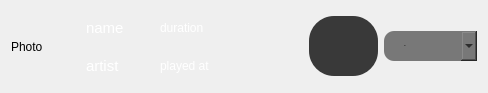
<?xml version="1.0" encoding="UTF-8"?>
<ui version="4.0">
 <class>WidgetItem</class>
 <widget class="QWidget" name="WidgetItem">
  <property name="geometry">
   <rect>
    <x>0</x>
    <y>0</y>
    <width>488</width>
    <height>93</height>
   </rect>
  </property>
  <property name="windowTitle">
   <string>Form</string>
  </property>
  <property name="windowOpacity">
   <double>0.000000000000000</double>
  </property>
  <property name="autoFillBackground">
   <bool>true</bool>
  </property>
  <property name="styleSheet">
   <string notr="true"/>
  </property>
  <layout class="QHBoxLayout" name="horizontalLayout">
   <item>
    <widget class="QLabel" name="photo">
     <property name="toolTip">
      <string>&lt;html&gt;&lt;head/&gt;&lt;body&gt;&lt;p&gt;&lt;span style=&quot; color:#000000;&quot;&gt;Song's artwork&lt;/span&gt;&lt;/p&gt;&lt;/body&gt;&lt;/html&gt;</string>
     </property>
     <property name="text">
      <string>Photo</string>
     </property>
    </widget>
   </item>
   <item>
    <layout class="QVBoxLayout" name="verticalLayout">
     <item>
      <widget class="QLabel" name="name">
       <property name="toolTip">
        <string>Song name</string>
       </property>
       <property name="styleSheet">
        <string notr="true">color: white;
font-style: '://resources/fonts/Gotham-Thin.otf';
font-family: 'Gotham';
font-size: 15px;
</string>
       </property>
       <property name="text">
        <string>name</string>
       </property>
      </widget>
     </item>
     <item>
      <widget class="QLabel" name="artist">
       <property name="toolTip">
        <string>&lt;html&gt;&lt;head/&gt;&lt;body&gt;&lt;p&gt;&lt;span style=&quot; color:#000000;&quot;&gt;Artist name&lt;/span&gt;&lt;/p&gt;&lt;/body&gt;&lt;/html&gt;</string>
       </property>
       <property name="styleSheet">
        <string notr="true">color: white;
font-style: '://resources/fonts/Gotham-Thin.otf';
font-family: 'Gotham';
font-size: 15px;
</string>
       </property>
       <property name="text">
        <string>artist</string>
       </property>
      </widget>
     </item>
    </layout>
   </item>
   <item>
    <layout class="QVBoxLayout" name="verticalLayout_2">
     <item>
      <widget class="QLabel" name="duration">
       <property name="toolTip">
        <string>&lt;html&gt;&lt;head/&gt;&lt;body&gt;&lt;p&gt;&lt;span style=&quot; color:#000000;&quot;&gt;Duration&lt;/span&gt;&lt;/p&gt;&lt;/body&gt;&lt;/html&gt;</string>
       </property>
       <property name="styleSheet">
        <string notr="true">color: white;
font-style: '://resources/fonts/Gotham-Thin.otf';
font-family: 'Gotham';
font-size: 12px;
</string>
       </property>
       <property name="text">
        <string>duration</string>
       </property>
      </widget>
     </item>
     <item>
      <widget class="QLabel" name="playedat">
       <property name="toolTip">
        <string>&lt;html&gt;&lt;head/&gt;&lt;body&gt;&lt;p&gt;&lt;span style=&quot; color:#000000;&quot;&gt; Played At&lt;/span&gt;&lt;/p&gt;&lt;/body&gt;&lt;/html&gt;</string>
       </property>
       <property name="styleSheet">
        <string notr="true">color: white;
font-style: '://resources/fonts/Gotham-Thin.otf';
font-family: 'Gotham';
font-size: 12px;
</string>
       </property>
       <property name="text">
        <string>played at</string>
       </property>
      </widget>
     </item>
    </layout>
   </item>
   <item>
    <widget class="QLabel" name="id_track">
     <property name="enabled">
      <bool>false</bool>
     </property>
     <property name="text">
      <string/>
     </property>
    </widget>
   </item>
   <item>
    <widget class="QPushButton" name="playButton">
     <property name="toolTip">
      <string>Play this song</string>
     </property>
     <property name="styleSheet">
      <string notr="true">#playButton {
color: white;
background-color:  #393939;
border-radius: 25px;
border: none;
  padding: 20px;
  width: 10px;
  height: 20px;
opacity: 0.7;
 }
#playButton:hover {
	background-color: #3AE476;
 }
#playButton:pressed{
	background-color: #2BB85D;
}</string>
     </property>
     <property name="text">
      <string/>
     </property>
    </widget>
   </item>
   <item>
    <widget class="QComboBox" name="add_to_playlist">
     <property name="maximumSize">
      <size>
       <width>16777215</width>
       <height>30</height>
      </size>
     </property>
     <property name="font">
      <font>
       <family>://resources/fonts/Gotham-UltraItalic.otf</family>
       <pointsize>-1</pointsize>
       <weight>75</weight>
       <italic>false</italic>
       <bold>true</bold>
      </font>
     </property>
     <property name="styleSheet">
      <string notr="true">#add_to_playlist {
color: black;
font: bold 10px '://resources/fonts/Gotham-UltraItalic.otf';
background-color:  #787878;
border-radius: 10px;
padding: 20px;
width: 35px;
 }
#add_to_playlist:hover {
	background-color: #999999;
 }</string>
     </property>
     <property name="currentText">
      <string>Add</string>
     </property>
     <item>
      <property name="text">
       <string>Add</string>
      </property>
     </item>
    </widget>
   </item>
  </layout>
 </widget>
 <resources/>
 <connections/>
</ui>
